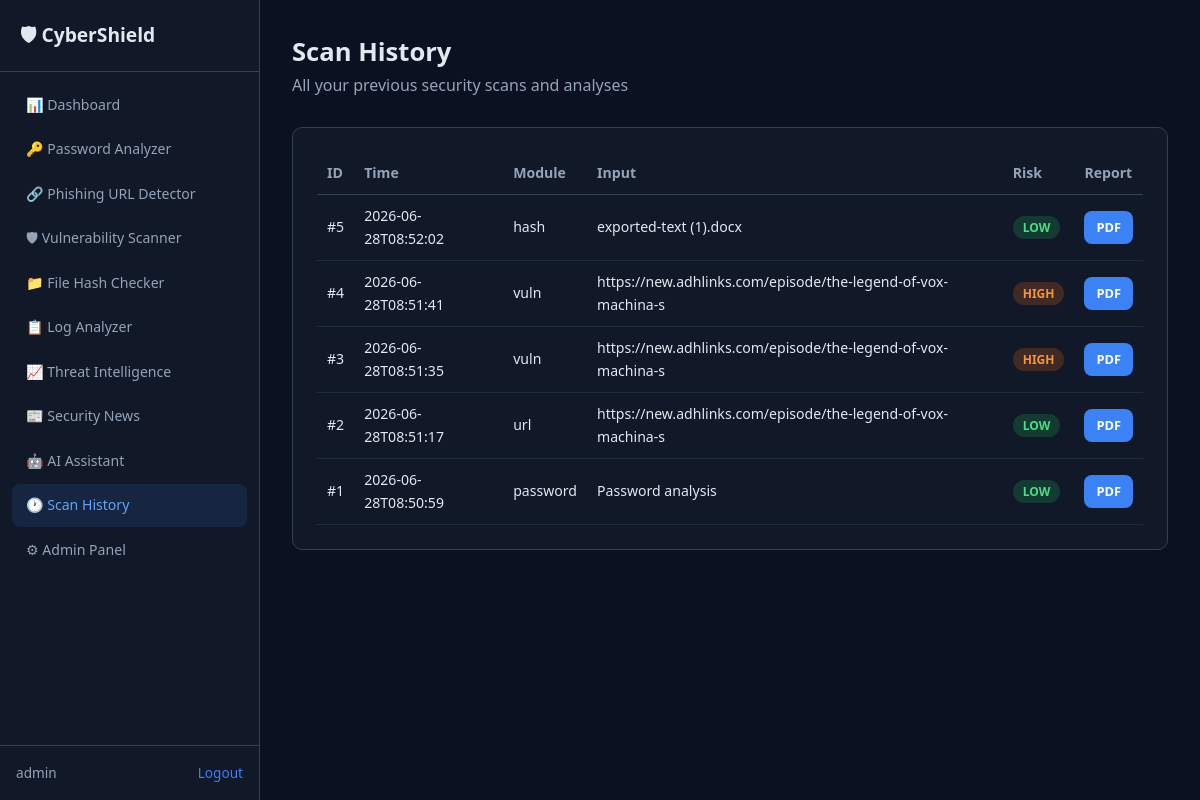
Screenshot of /history (signed in) with the database file from the repository.
### tables this page shows
CREATE TABLE users (
                id INTEGER PRIMARY KEY AUTOINCREMENT,
                username TEXT NOT NULL UNIQUE,
                email TEXT NOT NULL UNIQUE,
                password_hash TEXT NOT NULL,
                role TEXT NOT NULL DEFAULT 'user',
                created_at TEXT NOT NULL,
                last_login TEXT
            );

CREATE TABLE scan_history (
                id INTEGER PRIMARY KEY AUTOINCREMENT,
                user_id INTEGER NOT NULL,
                module TEXT NOT NULL,
                input_summary TEXT,
                result_json TEXT NOT NULL,
                risk_level TEXT NOT NULL,
                created_at TEXT NOT NULL,
                FOREIGN KEY (user_id) REFERENCES users(id)
            );

### app.py (the view)
@app.route("/history")
@login_required_page
def history(user):
    scans = get_user_history(user["id"], limit=100)
    return render_template("history.html", user=user, scans=scans)

### app.py (called while the page is built)
@app.context_processor
def inject_globals():
    return {
        "project": {
            "title": project_info.PROJECT_TITLE,
            "subtitle": project_info.PROJECT_SUBTITLE,
            "student_name": project_info.STUDENT_NAME,
            "college_name": project_info.COLLEGE_NAME,
            "academic_year": project_info.ACADEMIC_YEAR,
        }
    }

def login_required_page(view):
    @wraps(view)
    def wrapped(*args, **kwargs):
        try:
            verify_jwt_in_request()
            user_id = get_jwt_identity()
            user = get_user_by_id(int(user_id))
            if not user:
                return redirect(url_for("login"))
            return view(user, *args, **kwargs)
        except (JWTExtendedException, PyJWTError):
            return redirect(url_for("login", next=request.path))
    return wrapped

### database.py (called while the page is built)
@contextmanager
def get_connection():
    conn = sqlite3.connect(DATABASE_PATH)
    conn.row_factory = sqlite3.Row
    try:
        yield conn
        conn.commit()
    finally:
        conn.close()

def get_user_by_id(user_id: int):
    with get_connection() as conn:
        row = conn.execute("SELECT * FROM users WHERE id = ?", (user_id,)).fetchone()
        return dict(row) if row else None

def get_user_history(user_id: int, limit: int = 50):
    with get_connection() as conn:
        rows = conn.execute(
            """
            SELECT id, module, input_summary, risk_level, created_at
            FROM scan_history WHERE user_id = ?
            ORDER BY created_at DESC LIMIT ?
            """,
            (user_id, limit),
        ).fetchall()
        return [dict(r) for r in rows]

### templates/history.html (shortened to what this page needs)
{% extends "base.html" %}
{% from "layout_sidebar.html" import sidebar %}
{% block body %}
<div class="app-layout">
  {{ sidebar(user, 'history') }}
  <main class="main-content">
    <header class="page-header">
      <h1>Scan History</h1>
      <p>All your previous security scans and analyses</p>
    </header>
    <div class="panel">
      {% if scans %}
      <table class="data-table">
        <thead><tr><th>ID</th><th>Time</th><th>Module</th><th>Input</th><th>Risk</th><th>Report</th></tr></thead>
        <tbody>
          {% for s in scans %}
          <tr>
            <td>#{{ s.id }}</td>
            <td>{{ s.created_at[:19] }}</td>
            <td>{{ s.module }}</td>
            <td>{{ s.input_summary[:60] }}</td>
            <td><span class="risk-badge risk-{{ s.risk_level }}">{{ s.risk_level }}</span></td>
            <td><a href="/api/report/{{ s.id }}" class="btn btn-sm">PDF</a></td>
          </tr>
          {% endfor %}
        </tbody>
      </table>
      {% else %}
      <p class="empty">No scan history yet.</p>
      {% endif %}
    </div>
  </main>
</div>
{% endblock %}

### templates/base.html (shortened to what this page needs)
<!DOCTYPE html>
<html lang="en">
<head>
  <link rel="stylesheet" href="{{ url_for('static', filename='css/style.css') }}">
</head>
<body>
  {% block body %}{% endblock %}
</body>
</html>

### templates/layout_sidebar.html
{% macro sidebar(user, active='') %}
<aside class="sidebar">
  <div class="sidebar-brand">🛡 CyberShield</div>
  <nav class="sidebar-nav">
    <a href="{{ url_for('dashboard') }}" class="{{ 'active' if active=='dashboard' else '' }}">📊 Dashboard</a>
    <a href="{{ url_for('module_page', module_name='password') }}" class="{{ 'active' if active=='password' else '' }}">🔑 Password Analyzer</a>
    <a href="{{ url_for('module_page', module_name='url') }}" class="{{ 'active' if active=='url' else '' }}">🔗 Phishing URL Detector</a>
    <a href="{{ url_for('module_page', module_name='vuln') }}" class="{{ 'active' if active=='vuln' else '' }}">🛡 Vulnerability Scanner</a>
    <a href="{{ url_for('module_page', module_name='hash') }}" class="{{ 'active' if active=='hash' else '' }}">📁 File Hash Checker</a>
    <a href="{{ url_for('module_page', module_name='logs') }}" class="{{ 'active' if active=='logs' else '' }}">📋 Log Analyzer</a>
    <a href="{{ url_for('module_page', module_name='threat-intel') }}" class="{{ 'active' if active=='threat-intel' else '' }}">📈 Threat Intelligence</a>
    <a href="{{ url_for('module_page', module_name='news') }}" class="{{ 'active' if active=='news' else '' }}">📰 Security News</a>
    <a href="{{ url_for('module_page', module_name='ai') }}" class="{{ 'active' if active=='ai' else '' }}">🤖 AI Assistant</a>
    <a href="{{ url_for('history') }}" class="{{ 'active' if active=='history' else '' }}">🕐 Scan History</a>
    {% if user.role == 'admin' %}
    <a href="{{ url_for('admin_dashboard') }}" class="{{ 'active' if active=='admin' else '' }}">⚙ Admin Panel</a>
    {% endif %}
  </nav>
  <div class="sidebar-user">
    <span>{{ user.username }}</span>
    <a href="{{ url_for('logout') }}">Logout</a>
  </div>
</aside>
{% endmacro %}

### static/css/style.css (style rules this page uses)
*, *::before, *::after { box-sizing: border-box; margin: 0; padding: 0; }
:root { --bg: #0b1120; --surface: #111827; --panel: #1e293b; --border: #334155; --text: #e2e8f0; --muted: #94a3b8; --accent: #3b82f6; --accent-hover: #2563eb; --success: #22c55e; --warning: #eab308; --danger: #ef4444; --radius: 10px; }
body { font-family: "Segoe UI", system-ui, sans-serif; background: var(--bg); color: var(--text); line-height: 1.6; }
a { color: var(--accent); text-decoration: none; }
.btn { display: inline-block; background: var(--accent); color: #fff; padding: 10px 20px; border-radius: 8px; border: none; cursor: pointer; font-size: 0.95rem; font-weight: 600; }
.btn-sm { padding: 6px 12px; font-size: 0.8rem; }
.app-layout { display: flex; min-height: 100vh; }
.sidebar { width: 260px; background: var(--surface); border-right: 1px solid var(--border); display: flex; flex-direction: column; position: fixed; top: 0; bottom: 0; left: 0; z-index: 50; }
.sidebar-brand { padding: 20px; font-size: 1.2rem; font-weight: 700; border-bottom: 1px solid var(--border); }
.sidebar-nav { flex: 1; padding: 12px; overflow-y: auto; }
.sidebar-nav a { display: block; padding: 10px 14px; border-radius: 8px; color: var(--muted); font-size: 0.88rem; margin-bottom: 2px; }
.sidebar-nav a:hover, .sidebar-nav a.active { background: rgba(59,130,246,0.12); color: #60a5fa; }
.sidebar-user { padding: 16px; border-top: 1px solid var(--border); display: flex; justify-content: space-between; font-size: 0.85rem; color: var(--muted); }
.main-content { margin-left: 260px; flex: 1; padding: 32px; min-height: 100vh; }
.page-header { margin-bottom: 28px; }
.page-header h1 { font-size: 1.6rem; }
.page-header p { color: var(--muted); }
.panel { background: var(--surface); border: 1px solid var(--border); border-radius: var(--radius); padding: 24px; margin-bottom: 24px; }
.risk-badge { display: inline-block; padding: 2px 10px; border-radius: 999px; font-size: 0.75rem; font-weight: 700; text-transform: uppercase; }
.risk-low { background: rgba(34,197,94,0.2); color: #4ade80; }
.risk-high { background: rgba(249,115,22,0.2); color: #fb923c; }
.data-table { width: 100%; border-collapse: collapse; font-size: 0.88rem; }
.data-table th { text-align: left; padding: 10px; border-bottom: 1px solid var(--border); color: var(--muted); }
.data-table td { padding: 10px; border-bottom: 1px solid rgba(51,65,85,0.5); }

### rows the page displays
users: username "admin"
scan_history: id "5", created_at "2026-06-28T08:52:02", module "hash", input_summary "exported-text (1).docx", risk_level "LOW"
scan_history: id "4", created_at "2026-06-28T08:51:41", module "vuln", input_summary "https://new.adhlinks.com/episode/the-legend-of-vox-machina-s", risk_level "HIGH"
scan_history: id "3", created_at "2026-06-28T08:51:35", module "vuln", input_summary "https://new.adhlinks.com/episode/the-legend-of-vox-machina-s", risk_level "HIGH"
scan_history: id "2", created_at "2026-06-28T08:51:17", module "url", input_summary "https://new.adhlinks.com/episode/the-legend-of-vox-machina-s", risk_level "LOW"
scan_history: id "1", created_at "2026-06-28T08:50:59", module "password", input_summary "Password analysis", risk_level "LOW"
